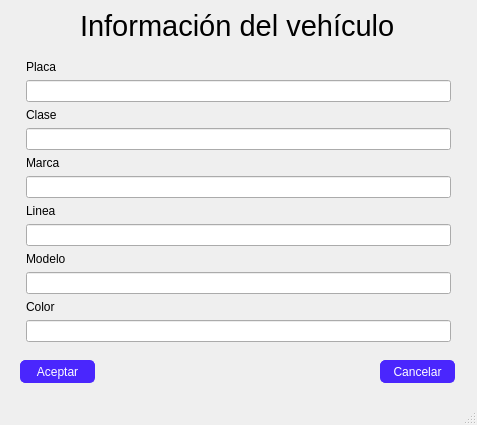
<?xml version="1.0" encoding="UTF-8"?>
<ui version="4.0">
 <class>VehicleForm</class>
 <widget class="QMainWindow" name="VehicleForm">
  <property name="geometry">
   <rect>
    <x>0</x>
    <y>0</y>
    <width>477</width>
    <height>425</height>
   </rect>
  </property>
  <property name="windowTitle">
   <string>Vehiculo</string>
  </property>
  <property name="styleSheet">
   <string notr="true">QPushButton{
	background-color: #4a26fd;
	border-radius:5px;
	border: 1px solid  #4a26fd;
	font:  8pt &quot;FontAwesome&quot; ; 
	color: #ffffff

}

QPushButton:Hover{	
	background-color :#021aee
}</string>
  </property>
  <widget class="QWidget" name="centralwidget">
   <widget class="QWidget" name="formLayoutWidget">
    <property name="geometry">
     <rect>
      <x>20</x>
      <y>60</y>
      <width>431</width>
      <height>291</height>
     </rect>
    </property>
    <layout class="QFormLayout" name="formLayout">
     <item row="2" column="1">
      <widget class="QLineEdit" name="txb_plate"/>
     </item>
     <item row="4" column="1">
      <widget class="QLabel" name="lbl_class">
       <property name="text">
        <string>Clase</string>
       </property>
      </widget>
     </item>
     <item row="5" column="1">
      <widget class="QLineEdit" name="txb_class"/>
     </item>
     <item row="6" column="1">
      <widget class="QLabel" name="lbl_brand">
       <property name="text">
        <string>Marca</string>
       </property>
      </widget>
     </item>
     <item row="7" column="1">
      <widget class="QLineEdit" name="txb_brand"/>
     </item>
     <item row="8" column="1">
      <widget class="QLabel" name="lbl_line">
       <property name="text">
        <string>Linea</string>
       </property>
      </widget>
     </item>
     <item row="9" column="1">
      <widget class="QLineEdit" name="txb_line"/>
     </item>
     <item row="10" column="1">
      <widget class="QLabel" name="lbl_model">
       <property name="text">
        <string>Modelo</string>
       </property>
      </widget>
     </item>
     <item row="11" column="1">
      <widget class="QLineEdit" name="txb_model"/>
     </item>
     <item row="12" column="1">
      <widget class="QLabel" name="lbl_color">
       <property name="text">
        <string>Color</string>
       </property>
      </widget>
     </item>
     <item row="13" column="1">
      <widget class="QLineEdit" name="txb_color"/>
     </item>
     <item row="0" column="1">
      <widget class="QLabel" name="lbl_plate">
       <property name="text">
        <string>Placa</string>
       </property>
      </widget>
     </item>
    </layout>
   </widget>
   <widget class="QLabel" name="lbl_title">
    <property name="geometry">
     <rect>
      <x>80</x>
      <y>0</y>
      <width>381</width>
      <height>51</height>
     </rect>
    </property>
    <property name="font">
     <font>
      <pointsize>22</pointsize>
     </font>
    </property>
    <property name="text">
     <string>Información del vehículo</string>
    </property>
   </widget>
   <widget class="QPushButton" name="btn_ok">
    <property name="geometry">
     <rect>
      <x>20</x>
      <y>360</y>
      <width>75</width>
      <height>23</height>
     </rect>
    </property>
    <property name="text">
     <string>Aceptar</string>
    </property>
   </widget>
   <widget class="QPushButton" name="btn_cancel">
    <property name="geometry">
     <rect>
      <x>380</x>
      <y>360</y>
      <width>75</width>
      <height>23</height>
     </rect>
    </property>
    <property name="text">
     <string>Cancelar</string>
    </property>
   </widget>
  </widget>
  <widget class="QStatusBar" name="statusbar"/>
 </widget>
 <resources/>
 <connections/>
</ui>
